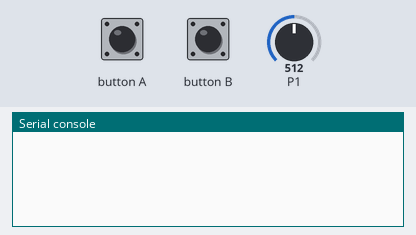
The program below on a simulated BBC micro:bit running MicroPython. On the bench: the last lines printed to the serial console. The inputs (shaded band) are chosen by the test bench; at power-on: P1 = 512 (analog values on the 0–1023 scale).

Above: at 1.2 s.
1.3 s: P1 set to 716
At 3.6 s:
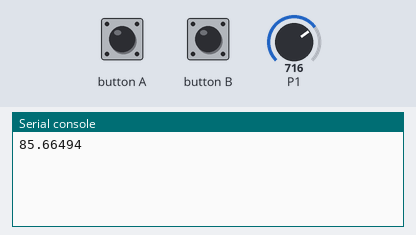
4.3 s: P1 set to 900
At 6.5 s:
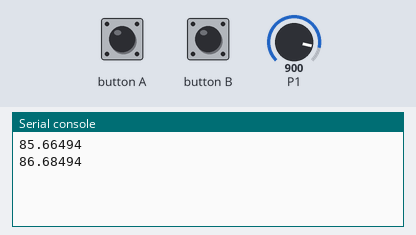
Timing chart, 0 to 8.0 s (numbered marks = the images above; inputs shaded):
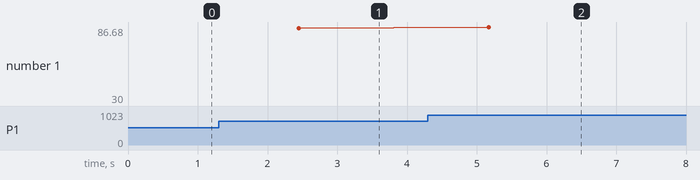

The program:

noise.py
```python
from microbit import *


class NOISE:
    """基本描述

    环境噪声传感器，返回值是噪声分贝值

    Args:
        RJ_pin (pin): 连接端口

    Returns:
        noise: 分贝值
    """
    def __init__(self, pin):
        self.pin = pin

    def get_noise(self):
        """基本描述

        读取噪声值

        Returns:
            noise: 分贝值
        """
        level, tl, h, sum_l, sum_h = 0, 0, 0, 0, 0
        for i in range(0, 1000):
            level = level + self.pin.read_analog()
            self.pin.read_analog()
        level = level / 1000
        for i in range(0, 1000):
            voltage = self.pin.read_analog()
            if voltage >= level:
                h += 1
                sum_h = sum_h + voltage
            else:
                tl += 1
                sum_l = sum_l + voltage
        if h == 0:
            sum_h = level
        else:
            sum_h = sum_h / h
        if tl == 0:
            sum_l = level
        else:
            sum_l = sum_l / tl
        noise = sum_h - sum_l
        if noise <= 4:
            noise = ((noise - 0) * (50 - 30)) / (4 - 0) + 30
        elif noise <= 8:
            noise = ((noise - 4) * (55 - 50)) / (8 - 4) + 50
        elif noise <= 14:
            noise = ((noise - 9) * (60 - 55)) / (14 - 9) + 55
        elif noise <= 32:
            noise = ((noise - 15) * (70 - 60)) / (32 - 15) + 60
        elif noise <= 60:
            noise = ((noise - 33) * (75 - 70)) / (60 - 33) + 70
        elif noise <= 100:
            noise = ((noise - 61) * (80 - 75)) / (100 - 61) + 75
        elif noise <= 150:
            noise = ((noise - 101) * (85 - 80)) / (150 - 101) + 80
        elif noise <= 231:
            noise = ((noise - 151) * (90 - 85)) / (231 - 150) + 85
        else:
            noise = ((noise - 231) * (120 - 90)) / (1023 - 231) + 90
        return noise


if __name__ == "__main__":
    s = NOISE(pin1)
    while True:
        x = s.get_noise()
        print(x)
        sleep(200)
```

Measured:
- after the input at 1.3 s, the serial console: prints a new line after 1.1 s (image 1)
- after the input at 4.3 s, the serial console: prints a new line after 0.87 s (image 2)
